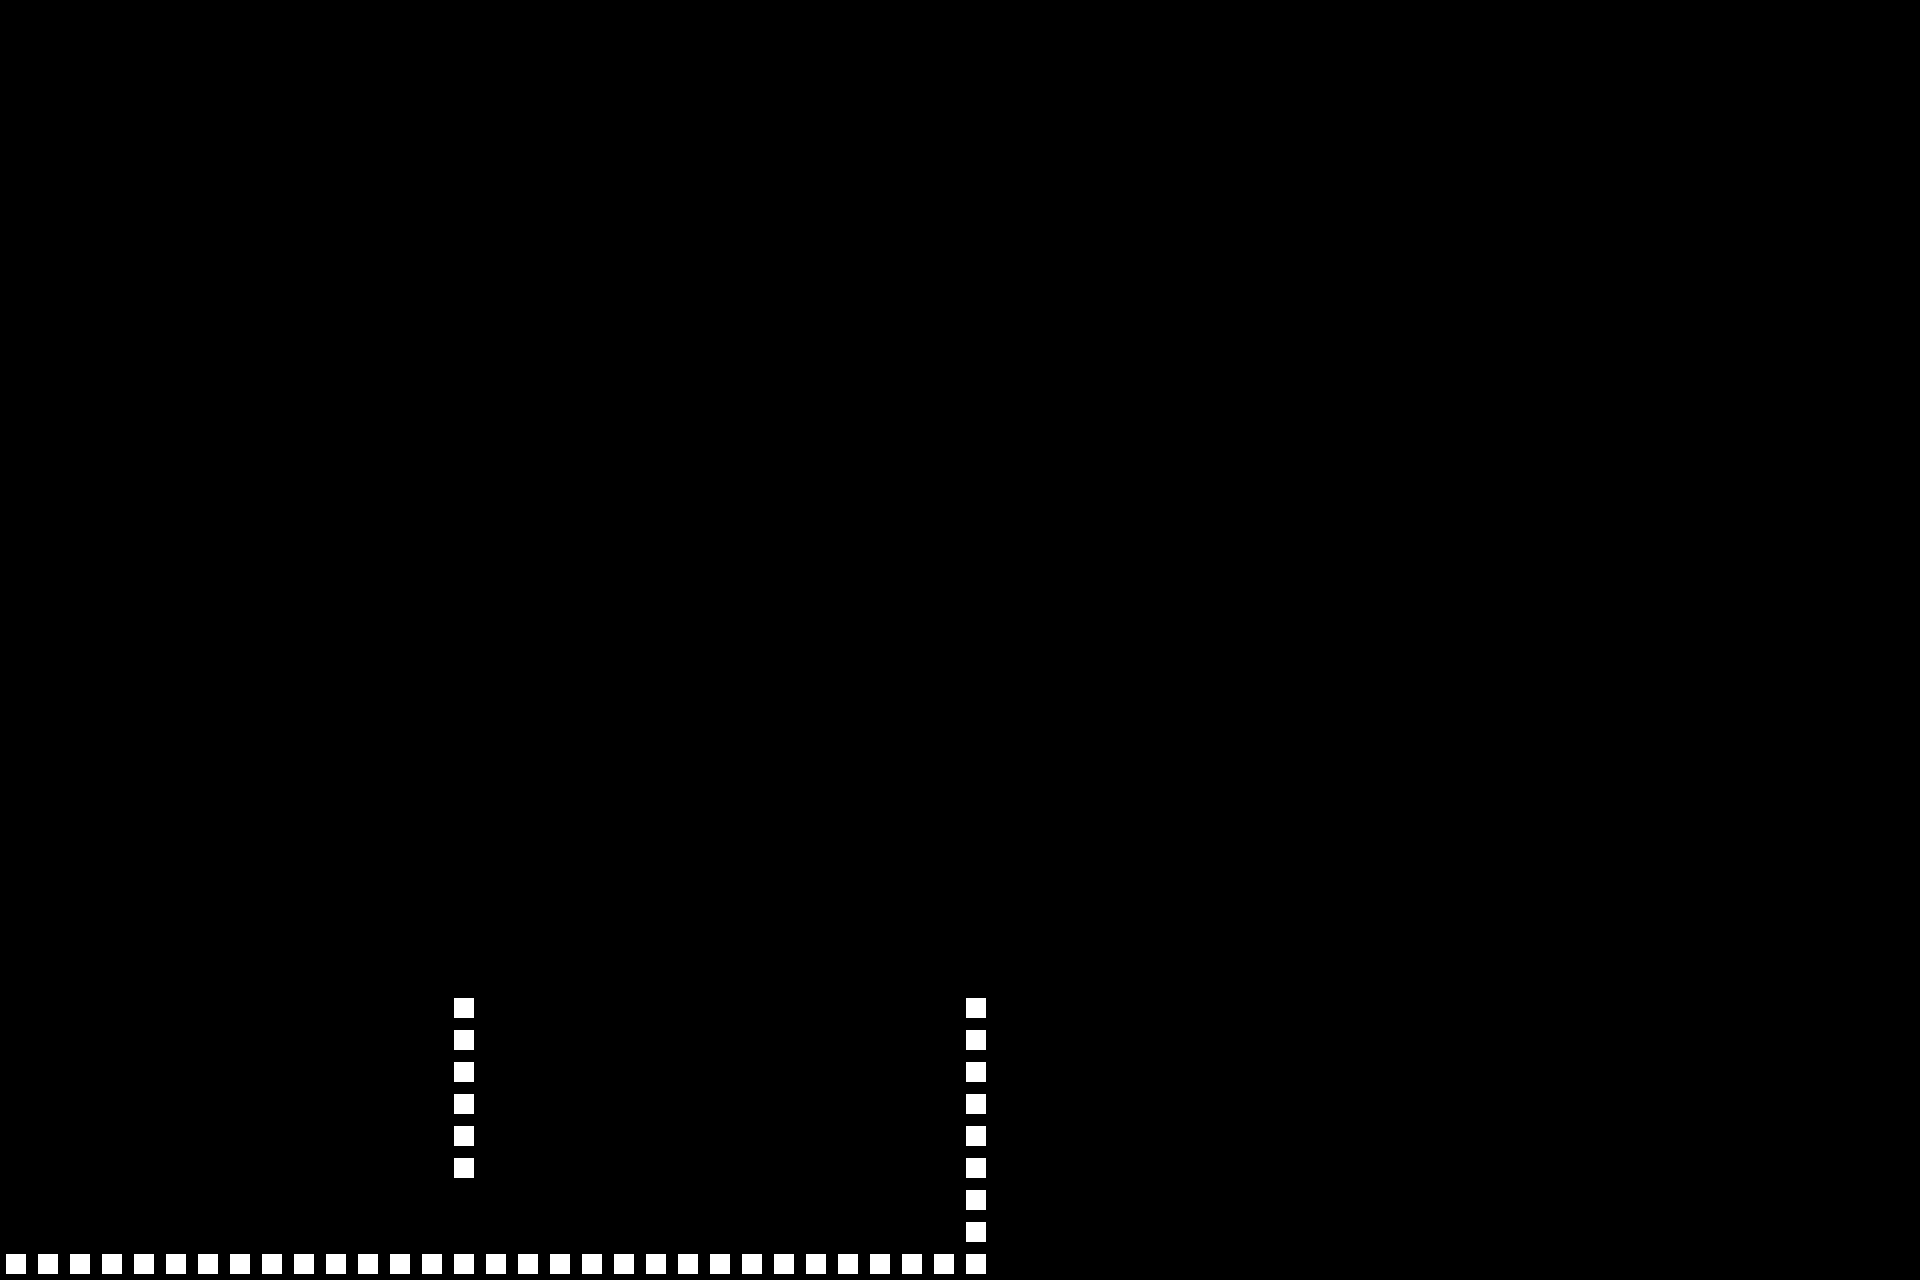

Tiled map render using the project's own tile images. Description and the whole map definition, tile-layer contents included, below:
An orthogonal 60x40 tile map with 32x32 px tiles, 1 tile layer (level) and 5 objects (2x CameraPos, player_2, player, Trigger).

<map version="1.10" tiledversion="1.11.2" orientation="orthogonal" renderorder="right-down" width="60" height="40" tilewidth="32" tileheight="32" infinite="0" nextlayerid="6" nextobjectid="10">
 <tileset firstgid="1" source="test.tsx" />
 <layer id="1" name="level" class="level" width="60" height="40">
  <data encoding="csv">
0,0,0,0,0,0,0,0,0,0,0,0,0,0,0,0,0,0,0,0,0,0,0,0,0,0,0,0,0,0,0,0,0,0,0,0,0,0,0,0,0,0,0,0,0,0,0,0,0,0,0,0,0,0,0,0,0,0,0,0,
0,0,0,0,0,0,0,0,0,0,0,0,0,0,0,0,0,0,0,0,0,0,0,0,0,0,0,0,0,0,0,0,0,0,0,0,0,0,0,0,0,0,0,0,0,0,0,0,0,0,0,0,0,0,0,0,0,0,0,0,
0,0,0,0,0,0,0,0,0,0,0,0,0,0,0,0,0,0,0,0,0,0,0,0,0,0,0,0,0,0,0,0,0,0,0,0,0,0,0,0,0,0,0,0,0,0,0,0,0,0,0,0,0,0,0,0,0,0,0,0,
0,0,0,0,0,0,0,0,0,0,0,0,0,0,0,0,0,0,0,0,0,0,0,0,0,0,0,0,0,0,0,0,0,0,0,0,0,0,0,0,0,0,0,0,0,0,0,0,0,0,0,0,0,0,0,0,0,0,0,0,
0,0,0,0,0,0,0,0,0,0,0,0,0,0,0,0,0,0,0,0,0,0,0,0,0,0,0,0,0,0,0,0,0,0,0,0,0,0,0,0,0,0,0,0,0,0,0,0,0,0,0,0,0,0,0,0,0,0,0,0,
0,0,0,0,0,0,0,0,0,0,0,0,0,0,0,0,0,0,0,0,0,0,0,0,0,0,0,0,0,0,0,0,0,0,0,0,0,0,0,0,0,0,0,0,0,0,0,0,0,0,0,0,0,0,0,0,0,0,0,0,
0,0,0,0,0,0,0,0,0,0,0,0,0,0,0,0,0,0,0,0,0,0,0,0,0,0,0,0,0,0,0,0,0,0,0,0,0,0,0,0,0,0,0,0,0,0,0,0,0,0,0,0,0,0,0,0,0,0,0,0,
0,0,0,0,0,0,0,0,0,0,0,0,0,0,0,0,0,0,0,0,0,0,0,0,0,0,0,0,0,0,0,0,0,0,0,0,0,0,0,0,0,0,0,0,0,0,0,0,0,0,0,0,0,0,0,0,0,0,0,0,
0,0,0,0,0,0,0,0,0,0,0,0,0,0,0,0,0,0,0,0,0,0,0,0,0,0,0,0,0,0,0,0,0,0,0,0,0,0,0,0,0,0,0,0,0,0,0,0,0,0,0,0,0,0,0,0,0,0,0,0,
0,0,0,0,0,0,0,0,0,0,0,0,0,0,0,0,0,0,0,0,0,0,0,0,0,0,0,0,0,0,0,0,0,0,0,0,0,0,0,0,0,0,0,0,0,0,0,0,0,0,0,0,0,0,0,0,0,0,0,0,
0,0,0,0,0,0,0,0,0,0,0,0,0,0,0,0,0,0,0,0,0,0,0,0,0,0,0,0,0,0,0,0,0,0,0,0,0,0,0,0,0,0,0,0,0,0,0,0,0,0,0,0,0,0,0,0,0,0,0,0,
0,0,0,0,0,0,0,0,0,0,0,0,0,0,0,0,0,0,0,0,0,0,0,0,0,0,0,0,0,0,0,0,0,0,0,0,0,0,0,0,0,0,0,0,0,0,0,0,0,0,0,0,0,0,0,0,0,0,0,0,
0,0,0,0,0,0,0,0,0,0,0,0,0,0,0,0,0,0,0,0,0,0,0,0,0,0,0,0,0,0,0,0,0,0,0,0,0,0,0,0,0,0,0,0,0,0,0,0,0,0,0,0,0,0,0,0,0,0,0,0,
0,0,0,0,0,0,0,0,0,0,0,0,0,0,0,0,0,0,0,0,0,0,0,0,0,0,0,0,0,0,0,0,0,0,0,0,0,0,0,0,0,0,0,0,0,0,0,0,0,0,0,0,0,0,0,0,0,0,0,0,
0,0,0,0,0,0,0,0,0,0,0,0,0,0,0,0,0,0,0,0,0,0,0,0,0,0,0,0,0,0,0,0,0,0,0,0,0,0,0,0,0,0,0,0,0,0,0,0,0,0,0,0,0,0,0,0,0,0,0,0,
0,0,0,0,0,0,0,0,0,0,0,0,0,0,0,0,0,0,0,0,0,0,0,0,0,0,0,0,0,0,0,0,0,0,0,0,0,0,0,0,0,0,0,0,0,0,0,0,0,0,0,0,0,0,0,0,0,0,0,0,
0,0,0,0,0,0,0,0,0,0,0,0,0,0,0,0,0,0,0,0,0,0,0,0,0,0,0,0,0,0,0,0,0,0,0,0,0,0,0,0,0,0,0,0,0,0,0,0,0,0,0,0,0,0,0,0,0,0,0,0,
0,0,0,0,0,0,0,0,0,0,0,0,0,0,0,0,0,0,0,0,0,0,0,0,0,0,0,0,0,0,0,0,0,0,0,0,0,0,0,0,0,0,0,0,0,0,0,0,0,0,0,0,0,0,0,0,0,0,0,0,
0,0,0,0,0,0,0,0,0,0,0,0,0,0,0,0,0,0,0,0,0,0,0,0,0,0,0,0,0,0,0,0,0,0,0,0,0,0,0,0,0,0,0,0,0,0,0,0,0,0,0,0,0,0,0,0,0,0,0,0,
0,0,0,0,0,0,0,0,0,0,0,0,0,0,0,0,0,0,0,0,0,0,0,0,0,0,0,0,0,0,0,0,0,0,0,0,0,0,0,0,0,0,0,0,0,0,0,0,0,0,0,0,0,0,0,0,0,0,0,0,
0,0,0,0,0,0,0,0,0,0,0,0,0,0,0,0,0,0,0,0,0,0,0,0,0,0,0,0,0,0,0,0,0,0,0,0,0,0,0,0,0,0,0,0,0,0,0,0,0,0,0,0,0,0,0,0,0,0,0,0,
0,0,0,0,0,0,0,0,0,0,0,0,0,0,0,0,0,0,0,0,0,0,0,0,0,0,0,0,0,0,0,0,0,0,0,0,0,0,0,0,0,0,0,0,0,0,0,0,0,0,0,0,0,0,0,0,0,0,0,0,
0,0,0,0,0,0,0,0,0,0,0,0,0,0,0,0,0,0,0,0,0,0,0,0,0,0,0,0,0,0,0,0,0,0,0,0,0,0,0,0,0,0,0,0,0,0,0,0,0,0,0,0,0,0,0,0,0,0,0,0,
0,0,0,0,0,0,0,0,0,0,0,0,0,0,0,0,0,0,0,0,0,0,0,0,0,0,0,0,0,0,0,0,0,0,0,0,0,0,0,0,0,0,0,0,0,0,0,0,0,0,0,0,0,0,0,0,0,0,0,0,
0,0,0,0,0,0,0,0,0,0,0,0,0,0,0,0,0,0,0,0,0,0,0,0,0,0,0,0,0,0,0,0,0,0,0,0,0,0,0,0,0,0,0,0,0,0,0,0,0,0,0,0,0,0,0,0,0,0,0,0,
0,0,0,0,0,0,0,0,0,0,0,0,0,0,0,0,0,0,0,0,0,0,0,0,0,0,0,0,0,0,0,0,0,0,0,0,0,0,0,0,0,0,0,0,0,0,0,0,0,0,0,0,0,0,0,0,0,0,0,0,
0,0,0,0,0,0,0,0,0,0,0,0,0,0,0,0,0,0,0,0,0,0,0,0,0,0,0,0,0,0,0,0,0,0,0,0,0,0,0,0,0,0,0,0,0,0,0,0,0,0,0,0,0,0,0,0,0,0,0,0,
0,0,0,0,0,0,0,0,0,0,0,0,0,0,0,0,0,0,0,0,0,0,0,0,0,0,0,0,0,0,0,0,0,0,0,0,0,0,0,0,0,0,0,0,0,0,0,0,0,0,0,0,0,0,0,0,0,0,0,0,
0,0,0,0,0,0,0,0,0,0,0,0,0,0,0,0,0,0,0,0,0,0,0,0,0,0,0,0,0,0,0,0,0,0,0,0,0,0,0,0,0,0,0,0,0,0,0,0,0,0,0,0,0,0,0,0,0,0,0,0,
0,0,0,0,0,0,0,0,0,0,0,0,0,0,0,0,0,0,0,0,0,0,0,0,0,0,0,0,0,0,0,0,0,0,0,0,0,0,0,0,0,0,0,0,0,0,0,0,0,0,0,0,0,0,0,0,0,0,0,0,
0,0,0,0,0,0,0,0,0,0,0,0,0,0,0,0,0,0,0,0,0,0,0,0,0,0,0,0,0,0,0,0,0,0,0,0,0,0,0,0,0,0,0,0,0,0,0,0,0,0,0,0,0,0,0,0,0,0,0,0,
0,0,0,0,0,0,0,0,0,0,0,0,0,0,1,0,0,0,0,0,0,0,0,0,0,0,0,0,0,0,1,0,0,0,0,0,0,0,0,0,0,0,0,0,0,0,0,0,0,0,0,0,0,0,0,0,0,0,0,0,
0,0,0,0,0,0,0,0,0,0,0,0,0,0,1,0,0,0,0,0,0,0,0,0,0,0,0,0,0,0,1,0,0,0,0,0,0,0,0,0,0,0,0,0,0,0,0,0,0,0,0,0,0,0,0,0,0,0,0,0,
0,0,0,0,0,0,0,0,0,0,0,0,0,0,1,0,0,0,0,0,0,0,0,0,0,0,0,0,0,0,1,0,0,0,0,0,0,0,0,0,0,0,0,0,0,0,0,0,0,0,0,0,0,0,0,0,0,0,0,0,
0,0,0,0,0,0,0,0,0,0,0,0,0,0,1,0,0,0,0,0,0,0,0,0,0,0,0,0,0,0,1,0,0,0,0,0,0,0,0,0,0,0,0,0,0,0,0,0,0,0,0,0,0,0,0,0,0,0,0,0,
0,0,0,0,0,0,0,0,0,0,0,0,0,0,1,0,0,0,0,0,0,0,0,0,0,0,0,0,0,0,1,0,0,0,0,0,0,0,0,0,0,0,0,0,0,0,0,0,0,0,0,0,0,0,0,0,0,0,0,0,
0,0,0,0,0,0,0,0,0,0,0,0,0,0,1,0,0,0,0,0,0,0,0,0,0,0,0,0,0,0,1,0,0,0,0,0,0,0,0,0,0,0,0,0,0,0,0,0,0,0,0,0,0,0,0,0,0,0,0,0,
0,0,0,0,0,0,0,0,0,0,0,0,0,0,0,0,0,0,0,0,0,0,0,0,0,0,0,0,0,0,1,0,0,0,0,0,0,0,0,0,0,0,0,0,0,0,0,0,0,0,0,0,0,0,0,0,0,0,0,0,
0,0,0,0,0,0,0,0,0,0,0,0,0,0,0,0,0,0,0,0,0,0,0,0,0,0,0,0,0,0,1,0,0,0,0,0,0,0,0,0,0,0,0,0,0,0,0,0,0,0,0,0,0,0,0,0,0,0,0,0,
1,1,1,1,1,1,1,1,1,1,1,1,1,1,1,1,1,1,1,1,1,1,1,1,1,1,1,1,1,1,1,0,0,0,0,0,0,0,0,0,0,0,0,0,0,0,0,0,0,0,0,0,0,0,0,0,0,0,0,0
</data>
 </layer>
 <objectgroup id="4" name="players" class="positions">
  <object id="2" name="player_2" x="192" y="962.667">
   <point />
  </object>
  <object id="3" name="player" x="32" y="1152">
   <point />
  </object>
 </objectgroup>
 <objectgroup id="5" name="camera" class="positions">
  <object id="4" name="default" type="CameraPos" x="0" y="960">
   <properties>
    <property name="screen_width" value="15" />
    <property name="trigger_type" value="activated" />
   </properties>
   <point />
  </object>
  <object id="8" name="second_room" type="CameraPos" x="416" y="960">
   <properties>
    <property name="screen_width" value="15" />
    <property name="trigger_type" value="activated" />
   </properties>
   <point />
  </object>
  <object id="9" name="second_room" type="Trigger" x="416" y="1184" width="96" height="64">
   <properties>
    <property name="trigger_type" value="trigger" />
   </properties>
  </object>
 </objectgroup>
</map>
